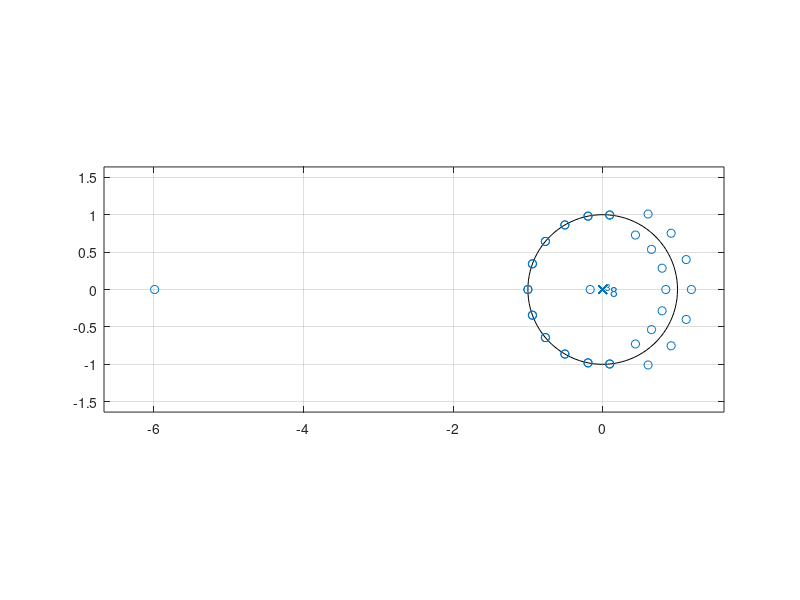
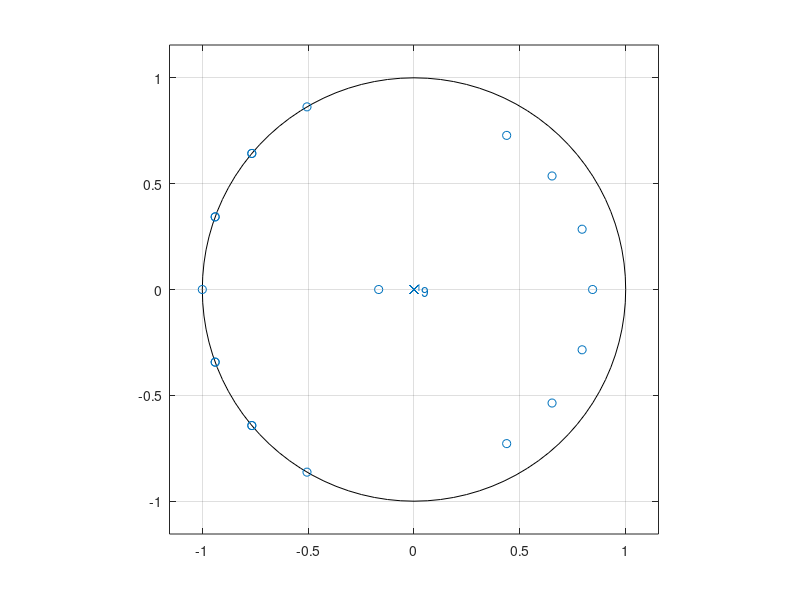
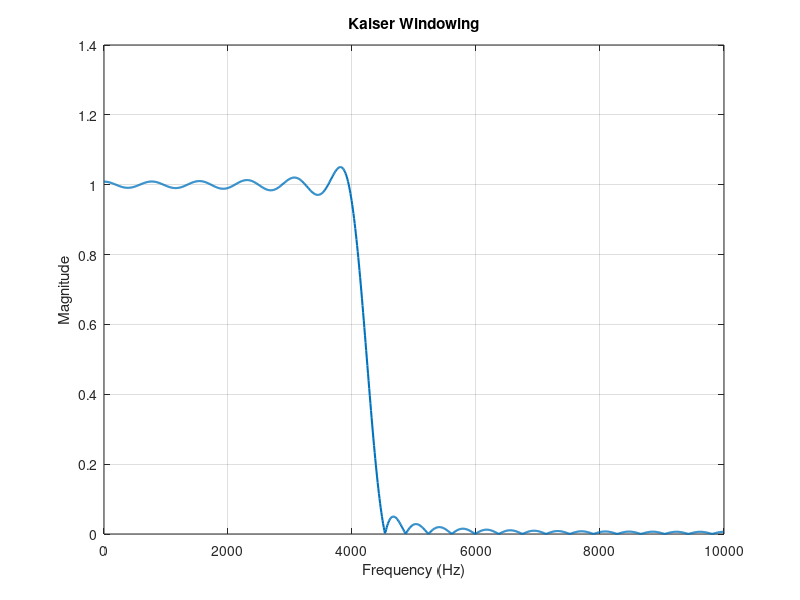
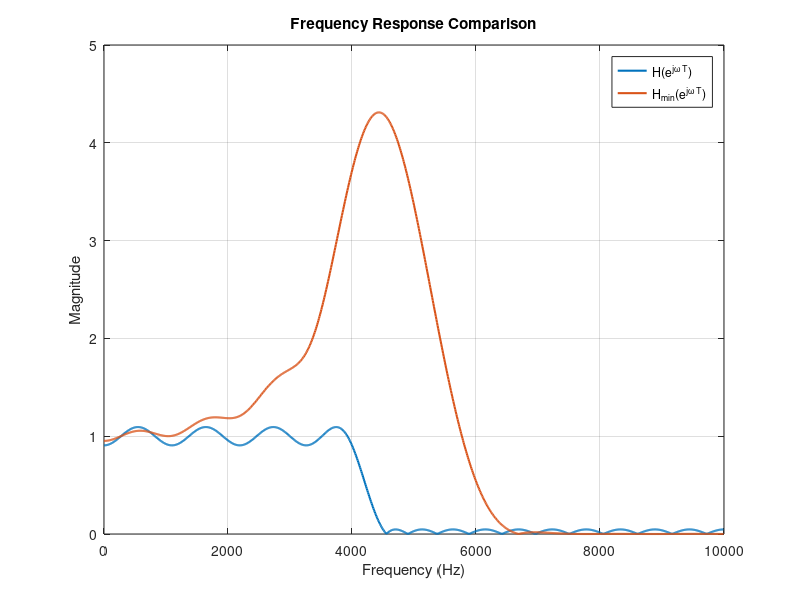

MATLAB code for these plots, in order:
fsamp = 20000;
fcuts = [4000 4500];
mags = [1 0]; 
devs = [0.1 0.05];

%% Kaiser Design
[n1,Wn,beta,ftype] = kaiserord(fcuts,mags,devs,fsamp);
n1 = n1 + rem(n1,2);
hh = fir1(n1,Wn,ftype,kaiser(n1+1,beta),"noscale");
fprintf('Kaiser Order %d\n', n1);

[H1,f] = freqz(hh,1,1024,fsamp);

%% Step 1: Parks-McClellan Design
[n2,fo,ao,w] = firpmord(fcuts,mags,devs,fsamp);
n2 = n2 + rem(n2,2);
b = firpm(n2,fo,ao,w);
fprintf('Parks-McClellan Order %d\n', n2);
fprintf('Parks-McClellan Order %d\n', size(b));
[H2,f] = freqz(b,1,1024,fsamp);
%disp(H2);
Hmag = abs(H2);

% Passband indices
pb = f <= 4000;

% Stopband indices
sb = f >= 4500;

% Step 2: Actual ripples stop and pass band
delta_p_actual = max(abs(Hmag(pb) - 1));
delta_s_actual = max(Hmag(sb));

% Step 3: Add the stopband delta to h[n] at the center tap (time domain)
M = n2;
center = M/2 + 1;
b_new = b;
disp(b_new)
b_new(center) = b_new(center) + delta_s_actual;

% Plot original zeros vs modified for min phase
tol = 1e-8;
z = roots(b_new); %plot with x's
r = abs(z);
figure
zplane(b_new, 1);
% Step 4 and 5: Only keep roots inside and on unit circle, Remove half of the zeros on the unit circle 
on_uc = z(abs(r - 1) <= tol);
inside_uc = z(r < 1 - tol);
n_uc = size(on_uc,1) / 2; %number to remove
z = [on_uc(1:n_uc); inside_uc];


r = abs(z);

% Recreate the coefficients using the poly function
b_temp = poly(z);
[Htemp,~] = freqz(b_temp,1,1024,fsamp);
gain = sqrt(abs(H2(1))) / abs(Htemp(1));
b_temp = b_temp * gain;
figure
zplane(b_temp, 1);
[H2_new,f] = freqz(b_temp,1,1024,fsamp);
Hmag_new = abs(H2_new);
fprintf('Actual passband ripple (before) = %f\n', delta_p_actual);
fprintf('Actual stopband ripple (before) = %f\n', delta_s_actual);

delta_p_after = max(abs(Hmag_new(pb) - 1));
delta_s_after = max(Hmag_new(sb));

fprintf('Actual passband ripple (after)  = %f\n', delta_p_after);
fprintf('Actual stopband ripple (after)  = %f\n', delta_s_after);
fprintf('ORDER (after)  = %f\n', size(b_temp));
%% Plot Only Kaiser Windowing
figure
plot(f,abs(H1),'LineWidth',1.5)
grid on
xlabel('Frequency (Hz)')
ylabel('Magnitude')
title('Kaiser Windowing')
%% Plot Both
figure
plot(f,abs(H2),'LineWidth',1.5)
hold on
plot(f,abs(H2_new),'LineWidth',1.5)
grid on
xlabel('Frequency (Hz)')
ylabel('Magnitude')
legend('H(e^{j\omega T})','H_{min}(e^{j\omega T})')
title('Frequency Response Comparison')
